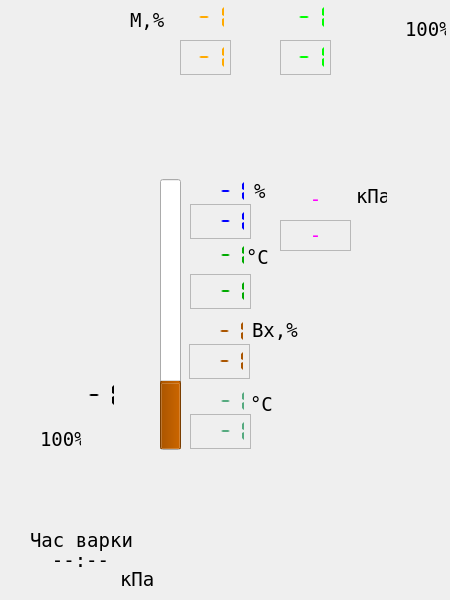
<?xml version="1.0" encoding="UTF-8"?>
<ui version="4.0">
 <class>ApOne</class>
 <widget class="QWidget" name="ApOne">
  <property name="geometry">
   <rect>
    <x>0</x>
    <y>0</y>
    <width>450</width>
    <height>600</height>
   </rect>
  </property>
  <property name="sizePolicy">
   <sizepolicy hsizetype="Preferred" vsizetype="Preferred">
    <horstretch>0</horstretch>
    <verstretch>0</verstretch>
   </sizepolicy>
  </property>
  <property name="minimumSize">
   <size>
    <width>270</width>
    <height>421</height>
   </size>
  </property>
  <property name="maximumSize">
   <size>
    <width>450</width>
    <height>600</height>
   </size>
  </property>
  <property name="font">
   <font>
    <family>DejaVu Sans Mono</family>
    <pointsize>14</pointsize>
    <italic>true</italic>
   </font>
  </property>
  <property name="windowTitle">
   <string>Form</string>
  </property>
  <property name="styleSheet">
   <string notr="true">#ApOne
{
	background-image: url(:/mnemo/one.svg);
	background-repeat: no-repeat;
	 background-position: top left;
}</string>
  </property>
  <widget class="QLCDNumber" name="lc_Moment_ind">
   <property name="geometry">
    <rect>
     <x>180</x>
     <y>40</y>
     <width>51</width>
     <height>35</height>
    </rect>
   </property>
   <property name="palette">
    <palette>
     <active>
      <colorrole role="WindowText">
       <brush brushstyle="SolidPattern">
        <color alpha="255">
         <red>255</red>
         <green>170</green>
         <blue>0</blue>
        </color>
       </brush>
      </colorrole>
     </active>
     <inactive>
      <colorrole role="WindowText">
       <brush brushstyle="SolidPattern">
        <color alpha="255">
         <red>255</red>
         <green>170</green>
         <blue>0</blue>
        </color>
       </brush>
      </colorrole>
     </inactive>
     <disabled>
      <colorrole role="WindowText">
       <brush brushstyle="SolidPattern">
        <color alpha="255">
         <red>146</red>
         <green>145</green>
         <blue>144</blue>
        </color>
       </brush>
      </colorrole>
     </disabled>
    </palette>
   </property>
   <property name="font">
    <font>
     <pointsize>8</pointsize>
    </font>
   </property>
   <property name="toolTip">
    <string>Параметр</string>
   </property>
   <property name="frameShape">
    <enum>QFrame::StyledPanel</enum>
   </property>
   <property name="frameShadow">
    <enum>QFrame::Plain</enum>
   </property>
   <property name="smallDecimalPoint">
    <bool>true</bool>
   </property>
   <property name="digitCount">
    <number>3</number>
   </property>
   <property name="segmentStyle">
    <enum>QLCDNumber::Flat</enum>
   </property>
   <property name="value" stdset="0">
    <double>-1.000000000000000</double>
   </property>
   <property name="intValue" stdset="0">
    <number>-1</number>
   </property>
  </widget>
  <widget class="QLCDNumber" name="lc_Cv_ind">
   <property name="geometry">
    <rect>
     <x>189</x>
     <y>344</y>
     <width>61</width>
     <height>35</height>
    </rect>
   </property>
   <property name="palette">
    <palette>
     <active>
      <colorrole role="WindowText">
       <brush brushstyle="SolidPattern">
        <color alpha="255">
         <red>170</red>
         <green>85</green>
         <blue>0</blue>
        </color>
       </brush>
      </colorrole>
     </active>
     <inactive>
      <colorrole role="WindowText">
       <brush brushstyle="SolidPattern">
        <color alpha="255">
         <red>170</red>
         <green>85</green>
         <blue>0</blue>
        </color>
       </brush>
      </colorrole>
     </inactive>
     <disabled>
      <colorrole role="WindowText">
       <brush brushstyle="SolidPattern">
        <color alpha="255">
         <red>49</red>
         <green>54</green>
         <blue>59</blue>
        </color>
       </brush>
      </colorrole>
     </disabled>
    </palette>
   </property>
   <property name="font">
    <font>
     <pointsize>8</pointsize>
    </font>
   </property>
   <property name="toolTip">
    <string>Параметр</string>
   </property>
   <property name="frameShape">
    <enum>QFrame::StyledPanel</enum>
   </property>
   <property name="frameShadow">
    <enum>QFrame::Plain</enum>
   </property>
   <property name="smallDecimalPoint">
    <bool>true</bool>
   </property>
   <property name="digitCount">
    <number>4</number>
   </property>
   <property name="segmentStyle">
    <enum>QLCDNumber::Flat</enum>
   </property>
   <property name="value" stdset="0">
    <double>-1.000000000000000</double>
   </property>
   <property name="intValue" stdset="0">
    <number>-1</number>
   </property>
  </widget>
  <widget class="QLCDNumber" name="lc_Lt1a_ind">
   <property name="geometry">
    <rect>
     <x>190</x>
     <y>174</y>
     <width>61</width>
     <height>35</height>
    </rect>
   </property>
   <property name="palette">
    <palette>
     <active>
      <colorrole role="WindowText">
       <brush brushstyle="SolidPattern">
        <color alpha="255">
         <red>0</red>
         <green>0</green>
         <blue>255</blue>
        </color>
       </brush>
      </colorrole>
     </active>
     <inactive>
      <colorrole role="WindowText">
       <brush brushstyle="SolidPattern">
        <color alpha="255">
         <red>0</red>
         <green>0</green>
         <blue>255</blue>
        </color>
       </brush>
      </colorrole>
     </inactive>
     <disabled>
      <colorrole role="WindowText">
       <brush brushstyle="SolidPattern">
        <color alpha="255">
         <red>49</red>
         <green>54</green>
         <blue>59</blue>
        </color>
       </brush>
      </colorrole>
     </disabled>
    </palette>
   </property>
   <property name="font">
    <font>
     <pointsize>8</pointsize>
    </font>
   </property>
   <property name="frameShape">
    <enum>QFrame::NoFrame</enum>
   </property>
   <property name="frameShadow">
    <enum>QFrame::Raised</enum>
   </property>
   <property name="smallDecimalPoint">
    <bool>true</bool>
   </property>
   <property name="digitCount">
    <number>4</number>
   </property>
   <property name="segmentStyle">
    <enum>QLCDNumber::Flat</enum>
   </property>
   <property name="value" stdset="0">
    <double>-1.000000000000000</double>
   </property>
  </widget>
  <widget class="QLCDNumber" name="lc_Tt4a_ind">
   <property name="geometry">
    <rect>
     <x>190</x>
     <y>238</y>
     <width>61</width>
     <height>35</height>
    </rect>
   </property>
   <property name="palette">
    <palette>
     <active>
      <colorrole role="WindowText">
       <brush brushstyle="SolidPattern">
        <color alpha="255">
         <red>0</red>
         <green>170</green>
         <blue>0</blue>
        </color>
       </brush>
      </colorrole>
     </active>
     <inactive>
      <colorrole role="WindowText">
       <brush brushstyle="SolidPattern">
        <color alpha="255">
         <red>0</red>
         <green>170</green>
         <blue>0</blue>
        </color>
       </brush>
      </colorrole>
     </inactive>
     <disabled>
      <colorrole role="WindowText">
       <brush brushstyle="SolidPattern">
        <color alpha="255">
         <red>49</red>
         <green>54</green>
         <blue>59</blue>
        </color>
       </brush>
      </colorrole>
     </disabled>
    </palette>
   </property>
   <property name="font">
    <font>
     <pointsize>8</pointsize>
    </font>
   </property>
   <property name="frameShape">
    <enum>QFrame::NoFrame</enum>
   </property>
   <property name="smallDecimalPoint">
    <bool>true</bool>
   </property>
   <property name="digitCount">
    <number>4</number>
   </property>
   <property name="segmentStyle">
    <enum>QLCDNumber::Flat</enum>
   </property>
   <property name="value" stdset="0">
    <double>-1.000000000000000</double>
   </property>
  </widget>
  <widget class="QProgressBar" name="pb_Lt1a_ind">
   <property name="geometry">
    <rect>
     <x>160</x>
     <y>179</y>
     <width>21</width>
     <height>271</height>
    </rect>
   </property>
   <property name="palette">
    <palette>
     <active>
      <colorrole role="Highlight">
       <brush brushstyle="SolidPattern">
        <color alpha="255">
         <red>170</red>
         <green>85</green>
         <blue>0</blue>
        </color>
       </brush>
      </colorrole>
     </active>
     <inactive>
      <colorrole role="Highlight">
       <brush brushstyle="SolidPattern">
        <color alpha="255">
         <red>170</red>
         <green>85</green>
         <blue>0</blue>
        </color>
       </brush>
      </colorrole>
     </inactive>
     <disabled>
      <colorrole role="Highlight">
       <brush brushstyle="SolidPattern">
        <color alpha="255">
         <red>61</red>
         <green>174</green>
         <blue>233</blue>
        </color>
       </brush>
      </colorrole>
     </disabled>
    </palette>
   </property>
   <property name="font">
    <font>
     <pointsize>8</pointsize>
    </font>
   </property>
   <property name="value">
    <number>24</number>
   </property>
   <property name="textVisible">
    <bool>false</bool>
   </property>
   <property name="orientation">
    <enum>Qt::Vertical</enum>
   </property>
  </widget>
  <widget class="QLabel" name="label">
   <property name="geometry">
    <rect>
     <x>252</x>
     <y>320</y>
     <width>61</width>
     <height>21</height>
    </rect>
   </property>
   <property name="font">
    <font>
     <family>DejaVu Sans Mono</family>
     <pointsize>14</pointsize>
     <italic>false</italic>
     <kerning>false</kerning>
    </font>
   </property>
   <property name="text">
    <string>Bx,%</string>
   </property>
  </widget>
  <widget class="QLabel" name="label_2">
   <property name="geometry">
    <rect>
     <x>130</x>
     <y>10</y>
     <width>51</width>
     <height>21</height>
    </rect>
   </property>
   <property name="font">
    <font>
     <family>DejaVu Sans Mono</family>
     <pointsize>14</pointsize>
     <italic>false</italic>
     <kerning>false</kerning>
    </font>
   </property>
   <property name="text">
    <string>M,%</string>
   </property>
  </widget>
  <widget class="QLabel" name="label_3">
   <property name="geometry">
    <rect>
     <x>246</x>
     <y>247</y>
     <width>30</width>
     <height>21</height>
    </rect>
   </property>
   <property name="font">
    <font>
     <family>DejaVu Sans Mono</family>
     <pointsize>14</pointsize>
     <italic>false</italic>
     <kerning>false</kerning>
    </font>
   </property>
   <property name="text">
    <string>°C</string>
   </property>
  </widget>
  <widget class="QLCDNumber" name="lc_Ey20a_ind">
   <property name="geometry">
    <rect>
     <x>180</x>
     <y>0</y>
     <width>51</width>
     <height>35</height>
    </rect>
   </property>
   <property name="palette">
    <palette>
     <active>
      <colorrole role="WindowText">
       <brush brushstyle="SolidPattern">
        <color alpha="255">
         <red>255</red>
         <green>170</green>
         <blue>0</blue>
        </color>
       </brush>
      </colorrole>
     </active>
     <inactive>
      <colorrole role="WindowText">
       <brush brushstyle="SolidPattern">
        <color alpha="255">
         <red>255</red>
         <green>170</green>
         <blue>0</blue>
        </color>
       </brush>
      </colorrole>
     </inactive>
     <disabled>
      <colorrole role="WindowText">
       <brush brushstyle="SolidPattern">
        <color alpha="255">
         <red>146</red>
         <green>145</green>
         <blue>144</blue>
        </color>
       </brush>
      </colorrole>
     </disabled>
    </palette>
   </property>
   <property name="font">
    <font>
     <pointsize>8</pointsize>
    </font>
   </property>
   <property name="toolTip">
    <string>Завдання</string>
   </property>
   <property name="frameShape">
    <enum>QFrame::NoFrame</enum>
   </property>
   <property name="frameShadow">
    <enum>QFrame::Plain</enum>
   </property>
   <property name="smallDecimalPoint">
    <bool>true</bool>
   </property>
   <property name="digitCount">
    <number>3</number>
   </property>
   <property name="segmentStyle">
    <enum>QLCDNumber::Flat</enum>
   </property>
   <property name="value" stdset="0">
    <double>-1.000000000000000</double>
   </property>
   <property name="intValue" stdset="0">
    <number>-1</number>
   </property>
  </widget>
  <widget class="QLCDNumber" name="lc_Dt2a_ind">
   <property name="geometry">
    <rect>
     <x>189</x>
     <y>314</y>
     <width>61</width>
     <height>35</height>
    </rect>
   </property>
   <property name="palette">
    <palette>
     <active>
      <colorrole role="WindowText">
       <brush brushstyle="SolidPattern">
        <color alpha="255">
         <red>170</red>
         <green>85</green>
         <blue>0</blue>
        </color>
       </brush>
      </colorrole>
     </active>
     <inactive>
      <colorrole role="WindowText">
       <brush brushstyle="SolidPattern">
        <color alpha="255">
         <red>170</red>
         <green>85</green>
         <blue>0</blue>
        </color>
       </brush>
      </colorrole>
     </inactive>
     <disabled>
      <colorrole role="WindowText">
       <brush brushstyle="SolidPattern">
        <color alpha="255">
         <red>49</red>
         <green>54</green>
         <blue>59</blue>
        </color>
       </brush>
      </colorrole>
     </disabled>
    </palette>
   </property>
   <property name="font">
    <font>
     <pointsize>8</pointsize>
    </font>
   </property>
   <property name="toolTip">
    <string>Завдання</string>
   </property>
   <property name="frameShape">
    <enum>QFrame::NoFrame</enum>
   </property>
   <property name="smallDecimalPoint">
    <bool>true</bool>
   </property>
   <property name="digitCount">
    <number>4</number>
   </property>
   <property name="segmentStyle">
    <enum>QLCDNumber::Flat</enum>
   </property>
   <property name="value" stdset="0">
    <double>-1.000000000000000</double>
   </property>
   <property name="intValue" stdset="0">
    <number>-1</number>
   </property>
  </widget>
  <widget class="QLabel" name="Pt6a_ind">
   <property name="geometry">
    <rect>
     <x>280</x>
     <y>184</y>
     <width>71</width>
     <height>31</height>
    </rect>
   </property>
   <property name="palette">
    <palette>
     <active>
      <colorrole role="WindowText">
       <brush brushstyle="SolidPattern">
        <color alpha="255">
         <red>255</red>
         <green>0</green>
         <blue>255</blue>
        </color>
       </brush>
      </colorrole>
     </active>
     <inactive>
      <colorrole role="WindowText">
       <brush brushstyle="SolidPattern">
        <color alpha="255">
         <red>255</red>
         <green>0</green>
         <blue>255</blue>
        </color>
       </brush>
      </colorrole>
     </inactive>
     <disabled>
      <colorrole role="WindowText">
       <brush brushstyle="SolidPattern">
        <color alpha="255">
         <red>49</red>
         <green>54</green>
         <blue>59</blue>
        </color>
       </brush>
      </colorrole>
     </disabled>
    </palette>
   </property>
   <property name="font">
    <font>
     <family>DejaVu Sans Mono</family>
     <pointsize>14</pointsize>
     <italic>false</italic>
     <kerning>false</kerning>
    </font>
   </property>
   <property name="frameShape">
    <enum>QFrame::NoFrame</enum>
   </property>
   <property name="text">
    <string>-</string>
   </property>
   <property name="alignment">
    <set>Qt::AlignCenter</set>
   </property>
  </widget>
  <widget class="QLCDNumber" name="lc_Uroven_ind">
   <property name="geometry">
    <rect>
     <x>190</x>
     <y>204</y>
     <width>61</width>
     <height>35</height>
    </rect>
   </property>
   <property name="palette">
    <palette>
     <active>
      <colorrole role="WindowText">
       <brush brushstyle="SolidPattern">
        <color alpha="255">
         <red>0</red>
         <green>0</green>
         <blue>255</blue>
        </color>
       </brush>
      </colorrole>
     </active>
     <inactive>
      <colorrole role="WindowText">
       <brush brushstyle="SolidPattern">
        <color alpha="255">
         <red>0</red>
         <green>0</green>
         <blue>255</blue>
        </color>
       </brush>
      </colorrole>
     </inactive>
     <disabled>
      <colorrole role="WindowText">
       <brush brushstyle="SolidPattern">
        <color alpha="255">
         <red>49</red>
         <green>54</green>
         <blue>59</blue>
        </color>
       </brush>
      </colorrole>
     </disabled>
    </palette>
   </property>
   <property name="font">
    <font>
     <pointsize>8</pointsize>
    </font>
   </property>
   <property name="toolTip">
    <string>Параметр</string>
   </property>
   <property name="frameShape">
    <enum>QFrame::StyledPanel</enum>
   </property>
   <property name="frameShadow">
    <enum>QFrame::Plain</enum>
   </property>
   <property name="smallDecimalPoint">
    <bool>true</bool>
   </property>
   <property name="digitCount">
    <number>4</number>
   </property>
   <property name="segmentStyle">
    <enum>QLCDNumber::Flat</enum>
   </property>
   <property name="value" stdset="0">
    <double>-1.000000000000000</double>
   </property>
   <property name="intValue" stdset="0">
    <number>-1</number>
   </property>
  </widget>
  <widget class="QLCDNumber" name="lc_Termo_ind">
   <property name="geometry">
    <rect>
     <x>190</x>
     <y>274</y>
     <width>61</width>
     <height>35</height>
    </rect>
   </property>
   <property name="palette">
    <palette>
     <active>
      <colorrole role="WindowText">
       <brush brushstyle="SolidPattern">
        <color alpha="255">
         <red>0</red>
         <green>170</green>
         <blue>0</blue>
        </color>
       </brush>
      </colorrole>
     </active>
     <inactive>
      <colorrole role="WindowText">
       <brush brushstyle="SolidPattern">
        <color alpha="255">
         <red>0</red>
         <green>170</green>
         <blue>0</blue>
        </color>
       </brush>
      </colorrole>
     </inactive>
     <disabled>
      <colorrole role="WindowText">
       <brush brushstyle="SolidPattern">
        <color alpha="255">
         <red>49</red>
         <green>54</green>
         <blue>59</blue>
        </color>
       </brush>
      </colorrole>
     </disabled>
    </palette>
   </property>
   <property name="font">
    <font>
     <pointsize>8</pointsize>
    </font>
   </property>
   <property name="frameShape">
    <enum>QFrame::StyledPanel</enum>
   </property>
   <property name="frameShadow">
    <enum>QFrame::Plain</enum>
   </property>
   <property name="smallDecimalPoint">
    <bool>true</bool>
   </property>
   <property name="digitCount">
    <number>4</number>
   </property>
   <property name="segmentStyle">
    <enum>QLCDNumber::Flat</enum>
   </property>
   <property name="value" stdset="0">
    <double>-1.000000000000000</double>
   </property>
  </widget>
  <widget class="QLabel" name="label_4">
   <property name="geometry">
    <rect>
     <x>30</x>
     <y>530</y>
     <width>111</width>
     <height>21</height>
    </rect>
   </property>
   <property name="font">
    <font>
     <family>DejaVu Sans Mono</family>
     <pointsize>14</pointsize>
     <italic>false</italic>
     <kerning>false</kerning>
    </font>
   </property>
   <property name="text">
    <string>Час варки</string>
   </property>
  </widget>
  <widget class="QLabel" name="timeProc">
   <property name="geometry">
    <rect>
     <x>30</x>
     <y>550</y>
     <width>101</width>
     <height>21</height>
    </rect>
   </property>
   <property name="font">
    <font>
     <family>DejaVu Sans Mono</family>
     <pointsize>14</pointsize>
     <italic>false</italic>
     <kerning>false</kerning>
    </font>
   </property>
   <property name="text">
    <string>--:--</string>
   </property>
   <property name="alignment">
    <set>Qt::AlignCenter</set>
   </property>
  </widget>
  <widget class="QLCDNumber" name="lc_Pt5a_ind">
   <property name="geometry">
    <rect>
     <x>70</x>
     <y>380</y>
     <width>51</width>
     <height>31</height>
    </rect>
   </property>
   <property name="font">
    <font>
     <pointsize>8</pointsize>
    </font>
   </property>
   <property name="frameShape">
    <enum>QFrame::NoFrame</enum>
   </property>
   <property name="frameShadow">
    <enum>QFrame::Plain</enum>
   </property>
   <property name="smallDecimalPoint">
    <bool>true</bool>
   </property>
   <property name="digitCount">
    <number>3</number>
   </property>
   <property name="segmentStyle">
    <enum>QLCDNumber::Flat</enum>
   </property>
   <property name="value" stdset="0">
    <double>-1.000000000000000</double>
   </property>
   <property name="intValue" stdset="0">
    <number>-1</number>
   </property>
  </widget>
  <widget class="QLabel" name="K4">
   <property name="geometry">
    <rect>
     <x>40</x>
     <y>430</y>
     <width>41</width>
     <height>19</height>
    </rect>
   </property>
   <property name="font">
    <font>
     <family>DejaVu Sans Mono</family>
     <pointsize>14</pointsize>
     <italic>false</italic>
     <kerning>false</kerning>
    </font>
   </property>
   <property name="text">
    <string>100%</string>
   </property>
  </widget>
  <widget class="QLabel" name="Vakuum_ind">
   <property name="geometry">
    <rect>
     <x>280</x>
     <y>220</y>
     <width>71</width>
     <height>31</height>
    </rect>
   </property>
   <property name="palette">
    <palette>
     <active>
      <colorrole role="WindowText">
       <brush brushstyle="SolidPattern">
        <color alpha="255">
         <red>255</red>
         <green>0</green>
         <blue>255</blue>
        </color>
       </brush>
      </colorrole>
     </active>
     <inactive>
      <colorrole role="WindowText">
       <brush brushstyle="SolidPattern">
        <color alpha="255">
         <red>255</red>
         <green>0</green>
         <blue>255</blue>
        </color>
       </brush>
      </colorrole>
     </inactive>
     <disabled>
      <colorrole role="WindowText">
       <brush brushstyle="SolidPattern">
        <color alpha="255">
         <red>49</red>
         <green>54</green>
         <blue>59</blue>
        </color>
       </brush>
      </colorrole>
     </disabled>
    </palette>
   </property>
   <property name="font">
    <font>
     <family>DejaVu Sans Mono</family>
     <pointsize>14</pointsize>
     <italic>false</italic>
     <kerning>false</kerning>
    </font>
   </property>
   <property name="frameShape">
    <enum>QFrame::StyledPanel</enum>
   </property>
   <property name="text">
    <string>-</string>
   </property>
   <property name="alignment">
    <set>Qt::AlignCenter</set>
   </property>
  </widget>
  <widget class="QLCDNumber" name="lc_Delta_ind">
   <property name="geometry">
    <rect>
     <x>190</x>
     <y>414</y>
     <width>61</width>
     <height>35</height>
    </rect>
   </property>
   <property name="palette">
    <palette>
     <active>
      <colorrole role="WindowText">
       <brush brushstyle="SolidPattern">
        <color alpha="255">
         <red>85</red>
         <green>170</green>
         <blue>127</blue>
        </color>
       </brush>
      </colorrole>
     </active>
     <inactive>
      <colorrole role="WindowText">
       <brush brushstyle="SolidPattern">
        <color alpha="255">
         <red>85</red>
         <green>170</green>
         <blue>127</blue>
        </color>
       </brush>
      </colorrole>
     </inactive>
     <disabled>
      <colorrole role="WindowText">
       <brush brushstyle="SolidPattern">
        <color alpha="255">
         <red>49</red>
         <green>54</green>
         <blue>59</blue>
        </color>
       </brush>
      </colorrole>
     </disabled>
    </palette>
   </property>
   <property name="font">
    <font>
     <pointsize>8</pointsize>
    </font>
   </property>
   <property name="toolTip">
    <string>Параметр</string>
   </property>
   <property name="frameShape">
    <enum>QFrame::StyledPanel</enum>
   </property>
   <property name="frameShadow">
    <enum>QFrame::Plain</enum>
   </property>
   <property name="smallDecimalPoint">
    <bool>true</bool>
   </property>
   <property name="digitCount">
    <number>4</number>
   </property>
   <property name="segmentStyle">
    <enum>QLCDNumber::Flat</enum>
   </property>
   <property name="value" stdset="0">
    <double>-1.000000000000000</double>
   </property>
   <property name="intValue" stdset="0">
    <number>-1</number>
   </property>
  </widget>
  <widget class="QLCDNumber" name="lc_Delta">
   <property name="geometry">
    <rect>
     <x>190</x>
     <y>384</y>
     <width>61</width>
     <height>35</height>
    </rect>
   </property>
   <property name="palette">
    <palette>
     <active>
      <colorrole role="WindowText">
       <brush brushstyle="SolidPattern">
        <color alpha="255">
         <red>85</red>
         <green>170</green>
         <blue>127</blue>
        </color>
       </brush>
      </colorrole>
     </active>
     <inactive>
      <colorrole role="WindowText">
       <brush brushstyle="SolidPattern">
        <color alpha="255">
         <red>85</red>
         <green>170</green>
         <blue>127</blue>
        </color>
       </brush>
      </colorrole>
     </inactive>
     <disabled>
      <colorrole role="WindowText">
       <brush brushstyle="SolidPattern">
        <color alpha="255">
         <red>49</red>
         <green>54</green>
         <blue>59</blue>
        </color>
       </brush>
      </colorrole>
     </disabled>
    </palette>
   </property>
   <property name="font">
    <font>
     <pointsize>8</pointsize>
    </font>
   </property>
   <property name="toolTip">
    <string>Завдання</string>
   </property>
   <property name="frameShape">
    <enum>QFrame::NoFrame</enum>
   </property>
   <property name="smallDecimalPoint">
    <bool>true</bool>
   </property>
   <property name="digitCount">
    <number>4</number>
   </property>
   <property name="segmentStyle">
    <enum>QLCDNumber::Flat</enum>
   </property>
   <property name="value" stdset="0">
    <double>-1.000000000000000</double>
   </property>
   <property name="intValue" stdset="0">
    <number>-1</number>
   </property>
  </widget>
  <widget class="QLabel" name="label_6">
   <property name="geometry">
    <rect>
     <x>250</x>
     <y>394</y>
     <width>30</width>
     <height>21</height>
    </rect>
   </property>
   <property name="font">
    <font>
     <family>DejaVu Sans Mono</family>
     <pointsize>14</pointsize>
     <italic>false</italic>
     <kerning>false</kerning>
    </font>
   </property>
   <property name="text">
    <string>°C</string>
   </property>
  </widget>
  <widget class="QLCDNumber" name="lc_Sy20a_ind">
   <property name="geometry">
    <rect>
     <x>280</x>
     <y>0</y>
     <width>51</width>
     <height>35</height>
    </rect>
   </property>
   <property name="palette">
    <palette>
     <active>
      <colorrole role="WindowText">
       <brush brushstyle="SolidPattern">
        <color alpha="255">
         <red>0</red>
         <green>255</green>
         <blue>0</blue>
        </color>
       </brush>
      </colorrole>
     </active>
     <inactive>
      <colorrole role="WindowText">
       <brush brushstyle="SolidPattern">
        <color alpha="255">
         <red>0</red>
         <green>255</green>
         <blue>0</blue>
        </color>
       </brush>
      </colorrole>
     </inactive>
     <disabled>
      <colorrole role="WindowText">
       <brush brushstyle="SolidPattern">
        <color alpha="255">
         <red>146</red>
         <green>145</green>
         <blue>144</blue>
        </color>
       </brush>
      </colorrole>
     </disabled>
    </palette>
   </property>
   <property name="font">
    <font>
     <pointsize>8</pointsize>
    </font>
   </property>
   <property name="toolTip">
    <string>Завдання</string>
   </property>
   <property name="frameShape">
    <enum>QFrame::NoFrame</enum>
   </property>
   <property name="frameShadow">
    <enum>QFrame::Plain</enum>
   </property>
   <property name="smallDecimalPoint">
    <bool>true</bool>
   </property>
   <property name="digitCount">
    <number>3</number>
   </property>
   <property name="segmentStyle">
    <enum>QLCDNumber::Flat</enum>
   </property>
   <property name="value" stdset="0">
    <double>-1.000000000000000</double>
   </property>
   <property name="intValue" stdset="0">
    <number>-1</number>
   </property>
  </widget>
  <widget class="QLCDNumber" name="lc_Ha20a_zad">
   <property name="geometry">
    <rect>
     <x>280</x>
     <y>40</y>
     <width>51</width>
     <height>35</height>
    </rect>
   </property>
   <property name="palette">
    <palette>
     <active>
      <colorrole role="WindowText">
       <brush brushstyle="SolidPattern">
        <color alpha="255">
         <red>0</red>
         <green>255</green>
         <blue>0</blue>
        </color>
       </brush>
      </colorrole>
     </active>
     <inactive>
      <colorrole role="WindowText">
       <brush brushstyle="SolidPattern">
        <color alpha="255">
         <red>0</red>
         <green>255</green>
         <blue>0</blue>
        </color>
       </brush>
      </colorrole>
     </inactive>
     <disabled>
      <colorrole role="WindowText">
       <brush brushstyle="SolidPattern">
        <color alpha="255">
         <red>146</red>
         <green>145</green>
         <blue>144</blue>
        </color>
       </brush>
      </colorrole>
     </disabled>
    </palette>
   </property>
   <property name="font">
    <font>
     <pointsize>8</pointsize>
    </font>
   </property>
   <property name="toolTip">
    <string>Параметр</string>
   </property>
   <property name="frameShape">
    <enum>QFrame::StyledPanel</enum>
   </property>
   <property name="frameShadow">
    <enum>QFrame::Plain</enum>
   </property>
   <property name="smallDecimalPoint">
    <bool>true</bool>
   </property>
   <property name="digitCount">
    <number>3</number>
   </property>
   <property name="segmentStyle">
    <enum>QLCDNumber::Flat</enum>
   </property>
   <property name="value" stdset="0">
    <double>-1.000000000000000</double>
   </property>
   <property name="intValue" stdset="0">
    <number>-1</number>
   </property>
  </widget>
  <widget class="QLabel" name="label_7">
   <property name="geometry">
    <rect>
     <x>356</x>
     <y>187</y>
     <width>31</width>
     <height>19</height>
    </rect>
   </property>
   <property name="font">
    <font>
     <family>DejaVu Sans Mono</family>
     <pointsize>14</pointsize>
     <italic>false</italic>
     <kerning>false</kerning>
    </font>
   </property>
   <property name="text">
    <string>кПа</string>
   </property>
  </widget>
  <widget class="QLabel" name="label_8">
   <property name="geometry">
    <rect>
     <x>254</x>
     <y>181</y>
     <width>30</width>
     <height>21</height>
    </rect>
   </property>
   <property name="font">
    <font>
     <family>DejaVu Sans Mono</family>
     <pointsize>14</pointsize>
     <italic>false</italic>
     <kerning>false</kerning>
    </font>
   </property>
   <property name="text">
    <string>%</string>
   </property>
  </widget>
  <widget class="QCheckBox" name="K4f_in">
   <property name="geometry">
    <rect>
     <x>48</x>
     <y>410</y>
     <width>32</width>
     <height>20</height>
    </rect>
   </property>
   <property name="font">
    <font>
     <pointsize>8</pointsize>
    </font>
   </property>
   <property name="styleSheet">
    <string notr="true">QCheckBox{
min-width: 32px;
min-height: 20px;
max-width: 32px;
max-height: 20px;
}
QCheckBox:checked
{
	
	
	image: url(:/pict/pict/lib/valve_green_32x20.png);
}

QCheckBox:unchecked
{
	
	image: url(:/pict/pict/lib/valve_off_h_20x32.png);
}

QCheckBox:indicator
{
	background: rgba(0, 0, 0, 0);
	height: 32px;
	width: 20px;
}
</string>
   </property>
   <property name="text">
    <string/>
   </property>
  </widget>
  <widget class="QCheckBox" name="K7f_in">
   <property name="geometry">
    <rect>
     <x>375</x>
     <y>513</y>
     <width>32</width>
     <height>20</height>
    </rect>
   </property>
   <property name="font">
    <font>
     <pointsize>8</pointsize>
    </font>
   </property>
   <property name="styleSheet">
    <string notr="true">QCheckBox{
min-width: 32px;
min-height: 20px;
max-width: 32px;
max-height: 20px;
}
QCheckBox:checked
{
	
	
	image: url(:/pict/pict/lib/valve_green_32x20.png);
}

QCheckBox:unchecked
{
	
	image: url(:/pict/pict/lib/valve_off_h_20x32.png);
}

QCheckBox:indicator
{
	background: rgba(0, 0, 0, 0);
	height: 32px;
	width: 20px;
}
</string>
   </property>
   <property name="text">
    <string/>
   </property>
  </widget>
  <widget class="QLabel" name="St_i">
   <property name="geometry">
    <rect>
     <x>120</x>
     <y>570</y>
     <width>131</width>
     <height>19</height>
    </rect>
   </property>
   <property name="font">
    <font>
     <family>DejaVu Sans Mono</family>
     <pointsize>14</pointsize>
     <italic>false</italic>
     <kerning>false</kerning>
    </font>
   </property>
   <property name="text">
    <string>кПа</string>
   </property>
  </widget>
  <widget class="QLabel" name="K6">
   <property name="geometry">
    <rect>
     <x>405</x>
     <y>20</y>
     <width>41</width>
     <height>19</height>
    </rect>
   </property>
   <property name="font">
    <font>
     <family>DejaVu Sans Mono</family>
     <pointsize>14</pointsize>
     <italic>false</italic>
     <kerning>false</kerning>
    </font>
   </property>
   <property name="text">
    <string>100%</string>
   </property>
  </widget>
  <widget class="QCheckBox" name="K6f_in">
   <property name="geometry">
    <rect>
     <x>387</x>
     <y>25</y>
     <width>20</width>
     <height>32</height>
    </rect>
   </property>
   <property name="font">
    <font>
     <pointsize>8</pointsize>
    </font>
   </property>
   <property name="styleSheet">
    <string notr="true">QCheckBox{
min-width: 20px;
min-height: 32px;
max-width: 20px;
max-height: 32px;
}
QCheckBox:checked
{
	
	
	image: url(:/pict/pict/lib/valve_green_20x32.png);
}

QCheckBox:unchecked
{
	
	image: url(:/pict/pict/lib/valve_off_20x32.png);
}

QCheckBox:indicator
{
	background: rgba(0, 0, 0, 0);
	height: 20px;
	width: 32px;
}
</string>
   </property>
   <property name="text">
    <string/>
   </property>
  </widget>
  <widget class="QCheckBox" name="K18f_in">
   <property name="geometry">
    <rect>
     <x>353</x>
     <y>25</y>
     <width>20</width>
     <height>32</height>
    </rect>
   </property>
   <property name="font">
    <font>
     <pointsize>8</pointsize>
    </font>
   </property>
   <property name="styleSheet">
    <string notr="true">QCheckBox{
min-width: 20px;
min-height: 32px;
max-width: 20px;
max-height: 32px;
}
QCheckBox:checked
{
	
	
	image: url(:/pict/pict/lib/valve_green_20x32.png);
}

QCheckBox:unchecked
{
	
	image: url(:/pict/pict/lib/valve_off_20x32.png);
}

QCheckBox:indicator
{
	background: rgba(0, 0, 0, 0);
	height: 20px;
	width: 32px;
}
</string>
   </property>
   <property name="text">
    <string/>
   </property>
  </widget>
  <widget class="QCheckBox" name="K191f_in">
   <property name="geometry">
    <rect>
     <x>252</x>
     <y>535</y>
     <width>20</width>
     <height>32</height>
    </rect>
   </property>
   <property name="font">
    <font>
     <pointsize>8</pointsize>
    </font>
   </property>
   <property name="styleSheet">
    <string notr="true">QCheckBox{
min-width: 20px;
min-height: 32px;
max-width: 20px;
max-height: 32px;
}
QCheckBox:checked
{
	
	
	image: url(:/pict/pict/lib/valve_green_20x32.png);
}

QCheckBox:unchecked
{
	
	image: url(:/pict/pict/lib/valve_off_20x32.png);
}

QCheckBox:indicator
{
	background: rgba(0, 0, 0, 0);
	height: 20px;
	width: 32px;
}
</string>
   </property>
   <property name="text">
    <string/>
   </property>
  </widget>
  <widget class="QCheckBox" name="K8f_in">
   <property name="geometry">
    <rect>
     <x>374</x>
     <y>546</y>
     <width>32</width>
     <height>20</height>
    </rect>
   </property>
   <property name="font">
    <font>
     <pointsize>8</pointsize>
    </font>
   </property>
   <property name="styleSheet">
    <string notr="true">QCheckBox{
min-width: 32px;
min-height: 20px;
max-width: 32px;
max-height: 20px;
}
QCheckBox:checked
{
	
	
	image: url(:/pict/pict/lib/valve_green_32x20.png);
}

QCheckBox:unchecked
{
	
	image: url(:/pict/pict/lib/valve_off_h_20x32.png);
}

QCheckBox:indicator
{
	background: rgba(0, 0, 0, 0);
	height: 32px;
	width: 20px;
}
</string>
   </property>
   <property name="text">
    <string/>
   </property>
  </widget>
  <widget class="QCheckBox" name="K10f_in">
   <property name="geometry">
    <rect>
     <x>374</x>
     <y>575</y>
     <width>32</width>
     <height>20</height>
    </rect>
   </property>
   <property name="font">
    <font>
     <pointsize>8</pointsize>
    </font>
   </property>
   <property name="styleSheet">
    <string notr="true">QCheckBox{
min-width: 32px;
min-height: 20px;
max-width: 32px;
max-height: 20px;
}
QCheckBox:checked
{
	
	
	image: url(:/pict/pict/lib/valve_green_32x20.png);
}

QCheckBox:unchecked
{
	
	image: url(:/pict/pict/lib/valve_off_h_20x32.png);
}

QCheckBox:indicator
{
	background: rgba(0, 0, 0, 0);
	height: 32px;
	width: 20px;
}
</string>
   </property>
   <property name="text">
    <string/>
   </property>
  </widget>
 </widget>
 <resources>
  <include location="mnemo/apmnemo.qrc"/>
  <include location="../mnemo/mnemo.qrc"/>
  <include location="../../../../lib/picture.qrc"/>
 </resources>
 <connections/>
</ui>
